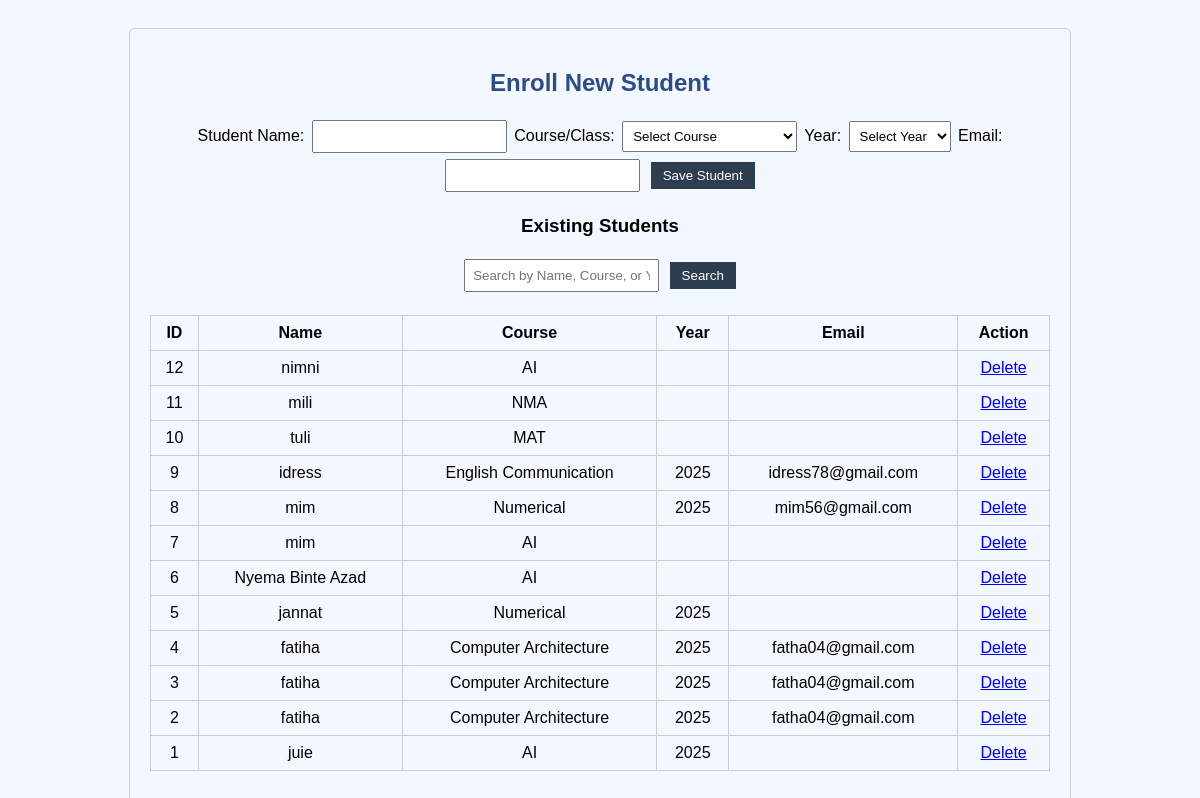
The page /enroll.php on the database its author committed.
### tables this page shows
CREATE TABLE `students` (
  `id` int(11) NOT NULL,
  `name` varchar(100) NOT NULL,
  `course` varchar(100) NOT NULL,
  `email` varchar(100) DEFAULT NULL,
  `year` varchar(20) NOT NULL
);

### enroll.php (the view, shortened to what this page needs)
<?php
include 'db_connect.php';
?>
<!DOCTYPE html>
<html lang="en">
<head>
<link rel="stylesheet" href="style.css">
</head>
<body>
<div class="container">
<h2>Enroll New Student</h2>
<form action="enroll.php" method="post">
    <label for="student_name">Student Name:</label>
    <input type="text" name="student_name" required>
    <label for="course">Course/Class:</label>
    <select name="course" required>
        <option value="">Select Course</option>
    </select>
    <label for="year">Year:</label>
    <select name="year" required>
        <option value="">Select Year</option>
    </select>
    <label for="email">Email:</label>
    <input type="email" name="email" value="<?php echo $_POST['email'] ?? ''; ?>">
    <input type="submit" name="enroll" value="Save Student">
</form>
<h3>Existing Students</h3>
<form method="get">
<input type="text" name="search" placeholder="Search by Name, Course, or Year" value="<?php echo $_GET['search'] ?? ''; ?>">
<input type="submit" value="Search">
</form>
<table>
<tr><th>ID</th><th>Name</th><th>Course</th><th>Year</th><th>Email</th><th>Action</th></tr>
<?php
$search = $_GET['search'] ?? '';
$query = "SELECT * FROM students WHERE name LIKE '%$search%' OR course LIKE '%$search%' OR year LIKE '%$search%' ORDER BY id DESC";
$res = mysqli_query($conn, $query);
while($row = mysqli_fetch_assoc($res)){
    echo "<tr>
    <td>{$row['id']}</td>
    <td>{$row['name']}</td>
    <td>{$row['course']}</td>
    <td>{$row['year']}</td>
    <td>{$row['email']}</td>
    <td><a href='enroll.php?delete={$row['id']}' onclick=\"return confirm('Delete student?')\">Delete</a></td>
    </tr>";
}
?>
</table>
</div>
</body>
</html>

### style.css (style rules this page uses)
body { font-family: Arial; text-align: center; background: #f3f7ff; }
h1, h2 { color: #2b4b8a; }
form input, form button { padding: 7px; margin: 3px; }
table { margin: 20px auto; border-collapse: collapse; width: 80%; }
th, td { padding: 8px 12px; border: 1px solid #999; }

### enroll.php (style rules this page uses)
body { font-family:Arial;padding:20px; }
.container { max-width:900px;margin:auto;border:1px solid #ccc;padding:20px;border-radius:5px; }
table { width:100%;border-collapse:collapse;margin-top:15px; }
th, td { border:1px solid #ccc;padding:8px;text-align:center; }
select,input { padding:6px;margin:3px; }
input[type="submit"] { padding:6px 12px;background:#2c3e50;color:white;border:none;cursor:pointer; }
form { margin-bottom:20px; }

### rows shown on the page
students: id "12", name "nimni", course "AI"
students: id "11", name "mili", course "NMA"
students: id "10", name "tuli", course "MAT"
students: id "9", name "idress", course "English Communication", year "2025", email "idress78@gmail.com"
students: id "8", name "mim", course "Numerical", year "2025", email "mim56@gmail.com"
students: id "7", name "mim", course "AI"
students: id "6", name "Nyema Binte Azad", course "AI"
students: id "5", name "jannat", course "Numerical", year "2025"
students: id "4", name "fatiha", course "Computer Architecture", year "2025", email "fatha04@gmail.com"
students: id "3", name "fatiha", course "Computer Architecture", year "2025", email "fatha04@gmail.com"
students: id "2", name "fatiha", course "Computer Architecture", year "2025", email "fatha04@gmail.com"
students: id "1", name "juie", course "AI", year "2025"
